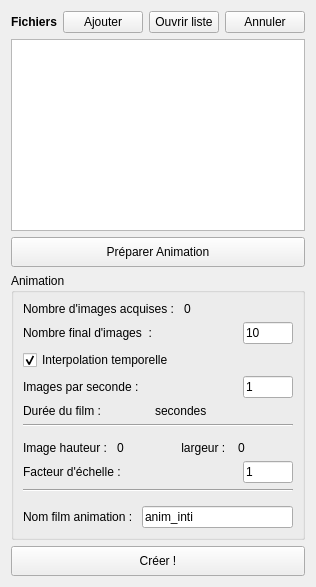
       <widget class="QWidget" name="anim_panel">
        <layout class="QVBoxLayout" name="verticalLayout_14">
         <item>
          <layout class="QGridLayout" name="gridLayout_9">
           <item row="0" column="0">
            <widget class="QLabel" name="label_9">
             <property name="font">
              <font>
               <bold>true</bold>
              </font>
             </property>
             <property name="text">
              <string>Fichiers</string>
             </property>
            </widget>
           </item>
           <item row="0" column="4">
            <widget class="QPushButton" name="anim_reset_btn">
             <property name="text">
              <string>Annuler</string>
             </property>
            </widget>
           </item>
           <item row="0" column="3">
            <widget class="QPushButton" name="anim_open_sel_list_btn">
             <property name="maximumSize">
              <size>
               <width>70</width>
               <height>16777215</height>
              </size>
             </property>
             <property name="text">
              <string>Ouvrir liste</string>
             </property>
            </widget>
           </item>
           <item row="0" column="2">
            <widget class="QPushButton" name="anim_add_img_btn">
             <property name="text">
              <string>Ajouter</string>
             </property>
            </widget>
           </item>
          </layout>
         </item>
         <item>
          <widget class="QListWidget" name="anim_list">
           <property name="sizePolicy">
            <sizepolicy hsizetype="Expanding" vsizetype="Preferred">
             <horstretch>0</horstretch>
             <verstretch>0</verstretch>
            </sizepolicy>
           </property>
          </widget>
         </item>
         <item>
          <layout class="QHBoxLayout" name="horizontalLayout_9">
           <item>
            <widget class="QPushButton" name="anim_crop_btn">
             <property name="minimumSize">
              <size>
               <width>0</width>
               <height>30</height>
              </size>
             </property>
             <property name="text">
              <string>Préparer Animation</string>
             </property>
            </widget>
           </item>
          </layout>
         </item>
         <item>
          <widget class="QGroupBox" name="groupBox_3">
           <property name="sizePolicy">
            <sizepolicy hsizetype="Preferred" vsizetype="Minimum">
             <horstretch>0</horstretch>
             <verstretch>0</verstretch>
            </sizepolicy>
           </property>
           <property name="font">
            <font>
             <bold>false</bold>
            </font>
           </property>
           <property name="title">
            <string>Animation</string>
           </property>
           <property name="flat">
            <bool>true</bool>
           </property>
           <layout class="QVBoxLayout" name="verticalLayout_13">
            <item>
             <layout class="QHBoxLayout" name="horizontalLayout_17">
              <item>
               <widget class="QLabel" name="label_33">
                <property name="text">
                 <string>Nombre d'images acquises : </string>
                </property>
               </widget>
              </item>
              <item>
               <widget class="QLabel" name="anim_nb_acquise_lbl">
                <property name="text">
                 <string>0</string>
                </property>
               </widget>
              </item>
             </layout>
            </item>
            <item>
             <layout class="QHBoxLayout" name="horizontalLayout_12">
              <item>
               <widget class="QLabel" name="label_14">
                <property name="text">
                 <string>Nombre final d'images  : </string>
                </property>
               </widget>
              </item>
              <item>
               <widget class="QLineEdit" name="anim_nb_total_text">
                <property name="maximumSize">
                 <size>
                  <width>50</width>
                  <height>16777215</height>
                 </size>
                </property>
                <property name="text">
                 <string>10</string>
                </property>
                <property name="clearButtonEnabled">
                 <bool>false</bool>
                </property>
               </widget>
              </item>
             </layout>
            </item>
            <item>
             <widget class="QCheckBox" name="anim_interp_checkbox">
              <property name="text">
               <string>Interpolation temporelle</string>
              </property>
              <property name="checked">
               <bool>true</bool>
              </property>
             </widget>
            </item>
            <item>
             <layout class="QHBoxLayout" name="horizontalLayout_11">
              <item>
               <widget class="QLabel" name="label_22">
                <property name="text">
                 <string>Images par seconde : </string>
                </property>
               </widget>
              </item>
              <item>
               <widget class="QLineEdit" name="anim_fps_text">
                <property name="maximumSize">
                 <size>
                  <width>50</width>
                  <height>16777215</height>
                 </size>
                </property>
                <property name="text">
                 <string>1</string>
                </property>
               </widget>
              </item>
             </layout>
            </item>
            <item>
             <layout class="QHBoxLayout" name="horizontalLayout_13">
              <property name="topMargin">
               <number>0</number>
              </property>
              <item>
               <widget class="QLabel" name="label_24">
                <property name="maximumSize">
                 <size>
                  <width>80</width>
                  <height>16777215</height>
                 </size>
                </property>
                <property name="text">
                 <string>Durée du film : </string>
                </property>
               </widget>
              </item>
              <item>
               <widget class="QLabel" name="anim_duree_film_lbl">
                <property name="maximumSize">
                 <size>
                  <width>40</width>
                  <height>16777215</height>
                 </size>
                </property>
                <property name="text">
                 <string/>
                </property>
               </widget>
              </item>
              <item>
               <widget class="QLabel" name="label_25">
                <property name="text">
                 <string>secondes</string>
                </property>
               </widget>
              </item>
             </layout>
            </item>
            <item>
             <widget class="Line" name="line_2">
              <property name="orientation">
               <enum>Qt::Orientation::Horizontal</enum>
              </property>
             </widget>
            </item>
            <item>
             <layout class="QHBoxLayout" name="horizontalLayout_10">
              <property name="topMargin">
               <number>8</number>
              </property>
              <item>
               <widget class="QLabel" name="label_6">
                <property name="text">
                 <string>Image hauteur : </string>
                </property>
               </widget>
              </item>
              <item>
               <widget class="QLabel" name="anim_ih_lbl">
                <property name="text">
                 <string>0</string>
                </property>
               </widget>
              </item>
              <item>
               <widget class="QLabel" name="label_10">
                <property name="text">
                 <string> largeur : </string>
                </property>
               </widget>
              </item>
              <item>
               <widget class="QLabel" name="anim_iw_lbl">
                <property name="text">
                 <string>0</string>
                </property>
               </widget>
              </item>
             </layout>
            </item>
            <item>
             <layout class="QHBoxLayout" name="horizontalLayout_16">
              <item>
               <widget class="QLabel" name="label_26">
                <property name="text">
                 <string>Facteur d'échelle : </string>
                </property>
               </widget>
              </item>
              <item>
               <widget class="QLineEdit" name="anim_reduc_text">
                <property name="maximumSize">
                 <size>
                  <width>50</width>
                  <height>16777215</height>
                 </size>
                </property>
                <property name="text">
                 <string>1</string>
                </property>
               </widget>
              </item>
             </layout>
            </item>
            <item>
             <widget class="Line" name="line">
              <property name="orientation">
               <enum>Qt::Orientation::Horizontal</enum>
              </property>
             </widget>
            </item>
            <item>
             <layout class="QHBoxLayout" name="horizontalLayout_15">
              <property name="topMargin">
               <number>8</number>
              </property>
              <item>
               <widget class="QLabel" name="label_23">
                <property name="text">
                 <string>Nom film animation : </string>
                </property>
               </widget>
              </item>
              <item>
               <widget class="QLineEdit" name="anim_name_text">
                <property name="text">
                 <string>anim_inti</string>
                </property>
               </widget>
              </item>
             </layout>
            </item>
           </layout>
          </widget>
         </item>
         <item>
          <widget class="QPushButton" name="anim_create_btn">
           <property name="minimumSize">
            <size>
             <width>0</width>
             <height>30</height>
            </size>
           </property>
           <property name="text">
            <string>Créer !</string>
           </property>
          </widget>
         </item>
        </layout>
       </widget>
